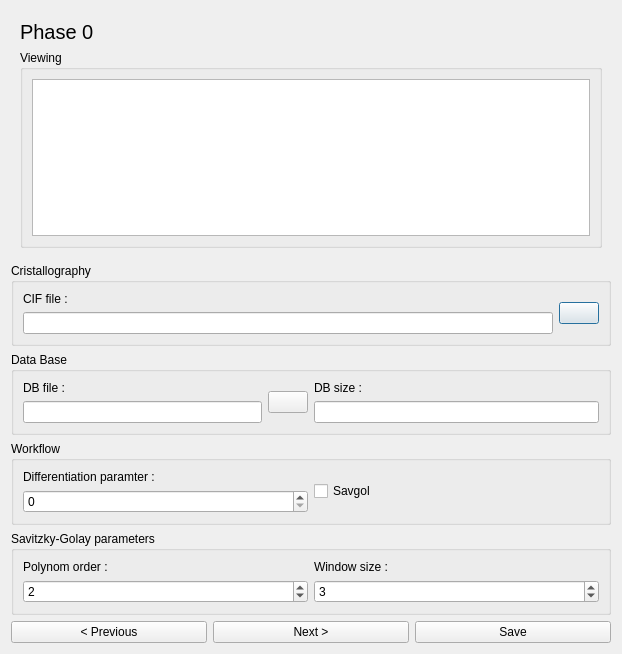
<?xml version="1.0" encoding="UTF-8"?>
<ui version="4.0">
 <class>Dialog</class>
 <widget class="QDialog" name="Dialog">
  <property name="geometry">
   <rect>
    <x>0</x>
    <y>0</y>
    <width>622</width>
    <height>654</height>
   </rect>
  </property>
  <property name="windowTitle">
   <string>Dialog</string>
  </property>
  <layout class="QHBoxLayout" name="horizontalLayout_6">
   <item>
    <layout class="QVBoxLayout" name="verticalLayout_17">
     <item>
      <layout class="QVBoxLayout" name="verticalLayout">
       <item>
        <widget class="QStackedWidget" name="stackedW">
         <widget class="QWidget" name="page">
          <layout class="QVBoxLayout" name="verticalLayout_4">
           <item>
            <layout class="QVBoxLayout" name="verticalLayout_3">
             <item>
              <widget class="QLabel" name="string">
               <property name="font">
                <font>
                 <pointsize>15</pointsize>
                </font>
               </property>
               <property name="text">
                <string>Phase 0</string>
               </property>
              </widget>
             </item>
             <item>
              <widget class="QGroupBox" name="gBviewing">
               <property name="title">
                <string>Viewing</string>
               </property>
               <layout class="QVBoxLayout" name="verticalLayout_2">
                <item>
                 <widget class="QGraphicsView" name="image"/>
                </item>
               </layout>
              </widget>
             </item>
            </layout>
           </item>
          </layout>
         </widget>
         <widget class="QWidget" name="page_2"/>
        </widget>
       </item>
      </layout>
     </item>
     <item>
      <layout class="QVBoxLayout" name="verticalLayout_16">
       <item>
        <layout class="QVBoxLayout" name="verticalLayout_15">
         <item>
          <widget class="QGroupBox" name="gB_cristallo">
           <property name="title">
            <string>Cristallography</string>
           </property>
           <layout class="QVBoxLayout" name="verticalLayout_14">
            <item>
             <layout class="QHBoxLayout" name="horizontalLayout_5">
              <item>
               <layout class="QVBoxLayout" name="verticalLayout_13">
                <item>
                 <widget class="QLabel" name="label_CIF">
                  <property name="text">
                   <string>CIF file :</string>
                  </property>
                 </widget>
                </item>
                <item>
                 <widget class="QLineEdit" name="text_CIF"/>
                </item>
               </layout>
              </item>
              <item>
               <widget class="QPushButton" name="load_CIF_button">
                <property name="text">
                 <string/>
                </property>
                <property name="icon">
                 <iconset>
                  <normaloff>file_icon.png</normaloff>file_icon.png</iconset>
                </property>
               </widget>
              </item>
             </layout>
            </item>
           </layout>
          </widget>
         </item>
         <item>
          <widget class="QGroupBox" name="gB_DB">
           <property name="title">
            <string>Data Base</string>
           </property>
           <layout class="QVBoxLayout" name="verticalLayout_12">
            <item>
             <layout class="QHBoxLayout" name="horizontalLayout_4">
              <item>
               <layout class="QHBoxLayout" name="horizontalLayout_3">
                <item>
                 <layout class="QVBoxLayout" name="verticalLayout_10">
                  <item>
                   <widget class="QLabel" name="label_DB_file">
                    <property name="text">
                     <string>DB file :</string>
                    </property>
                   </widget>
                  </item>
                  <item>
                   <widget class="QLineEdit" name="text_DB_file"/>
                  </item>
                 </layout>
                </item>
                <item>
                 <widget class="QPushButton" name="load_DB_button">
                  <property name="text">
                   <string/>
                  </property>
                  <property name="icon">
                   <iconset>
                    <normaloff>file_icon.png</normaloff>file_icon.png</iconset>
                  </property>
                 </widget>
                </item>
               </layout>
              </item>
              <item>
               <layout class="QVBoxLayout" name="verticalLayout_11">
                <item>
                 <widget class="QLabel" name="label_DB_size">
                  <property name="text">
                   <string>DB size :</string>
                  </property>
                 </widget>
                </item>
                <item>
                 <widget class="QLineEdit" name="text_DB_size"/>
                </item>
               </layout>
              </item>
             </layout>
            </item>
           </layout>
          </widget>
         </item>
         <item>
          <widget class="QGroupBox" name="gB_workflow">
           <property name="title">
            <string>Workflow</string>
           </property>
           <layout class="QVBoxLayout" name="verticalLayout_9">
            <item>
             <layout class="QHBoxLayout" name="horizontalLayout_2">
              <item>
               <layout class="QVBoxLayout" name="verticalLayout_8">
                <item>
                 <widget class="QLabel" name="label_diff">
                  <property name="text">
                   <string>Differentiation paramter :</string>
                  </property>
                 </widget>
                </item>
                <item>
                 <widget class="QSpinBox" name="spinBox_diff">
                  <property name="maximum">
                   <number>3</number>
                  </property>
                 </widget>
                </item>
               </layout>
              </item>
              <item>
               <widget class="QCheckBox" name="checkBox_SG">
                <property name="text">
                 <string>Savgol</string>
                </property>
               </widget>
              </item>
             </layout>
            </item>
           </layout>
          </widget>
         </item>
         <item>
          <widget class="QGroupBox" name="gB_SG">
           <property name="title">
            <string>Savitzky-Golay parameters</string>
           </property>
           <layout class="QVBoxLayout" name="verticalLayout_7">
            <item>
             <layout class="QHBoxLayout" name="horizontalLayout">
              <item>
               <layout class="QVBoxLayout" name="verticalLayout_6">
                <item>
                 <widget class="QLabel" name="label_poly">
                  <property name="text">
                   <string>Polynom order :</string>
                  </property>
                 </widget>
                </item>
                <item>
                 <widget class="QSpinBox" name="spinBox_poly">
                  <property name="buttonSymbols">
                   <enum>QAbstractSpinBox::UpDownArrows</enum>
                  </property>
                  <property name="maximum">
                   <number>7</number>
                  </property>
                  <property name="value">
                   <number>2</number>
                  </property>
                 </widget>
                </item>
               </layout>
              </item>
              <item>
               <layout class="QVBoxLayout" name="verticalLayout_5">
                <item>
                 <widget class="QLabel" name="label_window">
                  <property name="text">
                   <string>Window size :</string>
                  </property>
                 </widget>
                </item>
                <item>
                 <widget class="QSpinBox" name="spinBox_window">
                  <property name="minimum">
                   <number>2</number>
                  </property>
                  <property name="maximum">
                   <number>8</number>
                  </property>
                  <property name="value">
                   <number>3</number>
                  </property>
                 </widget>
                </item>
               </layout>
              </item>
             </layout>
            </item>
           </layout>
          </widget>
         </item>
        </layout>
       </item>
       <item>
        <layout class="QHBoxLayout" name="layout_buttons">
         <item>
          <widget class="QPushButton" name="previous_button">
           <property name="text">
            <string>&lt; Previous</string>
           </property>
          </widget>
         </item>
         <item>
          <widget class="QPushButton" name="next_button">
           <property name="text">
            <string>Next &gt;</string>
           </property>
          </widget>
         </item>
         <item>
          <widget class="QPushButton" name="save_button">
           <property name="text">
            <string>Save</string>
           </property>
          </widget>
         </item>
        </layout>
       </item>
      </layout>
     </item>
    </layout>
   </item>
  </layout>
 </widget>
 <resources/>
 <connections/>
</ui>
